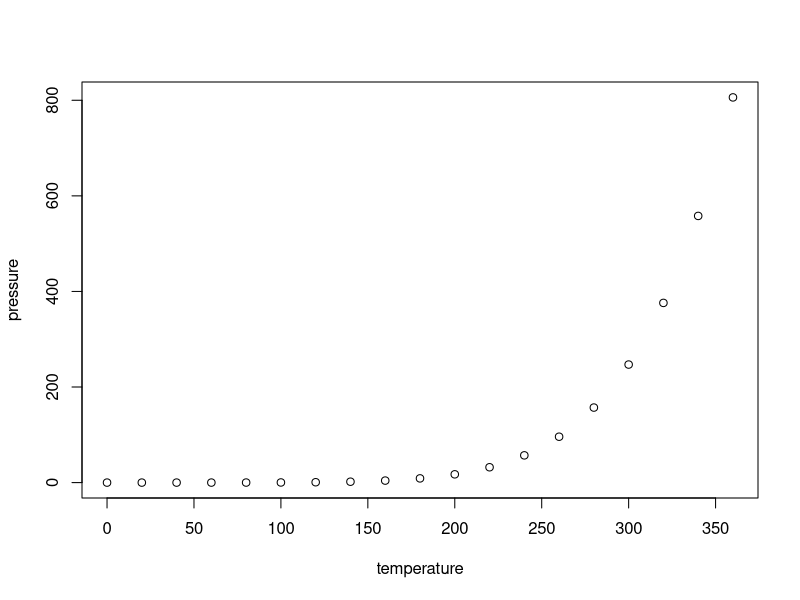
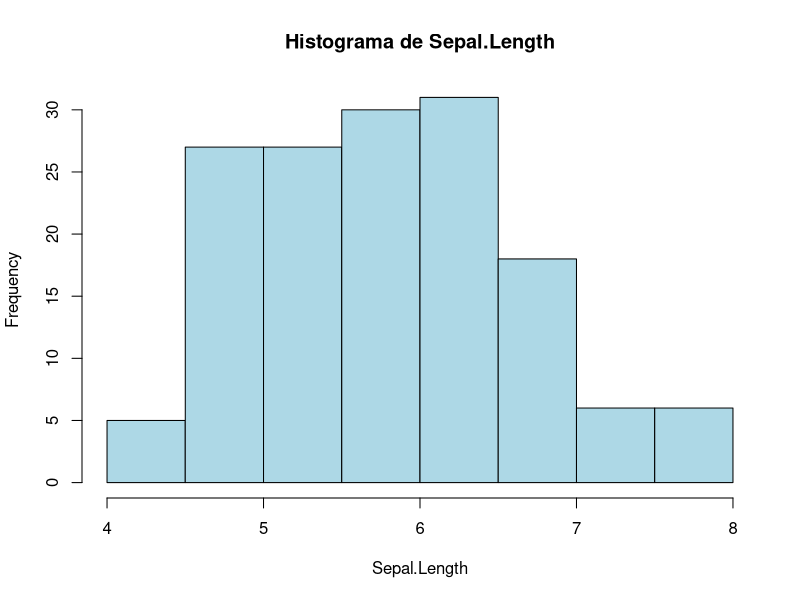

Reproduce these figures in R, in order.
## ---- chunk 1
knitr::opts_chunk$set(echo = TRUE)
## ---- chunk 2
summary(cars)
## ---- chunk 3
plot(pressure)
## ---- chunk 4
hist(iris$Sepal.Length, 
    main = "Histograma de Sepal.Length",
    xlab = "Sepal.Length",
    col = "lightblue",
    border = "black")
